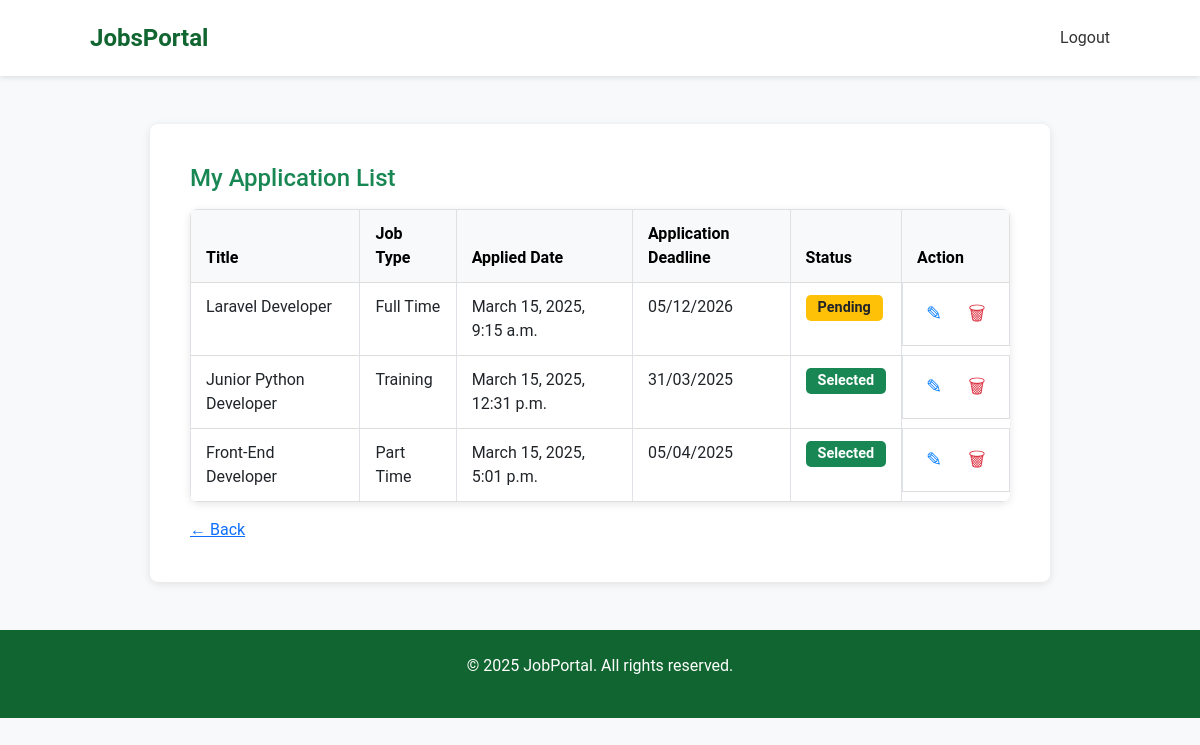
The page /myapplications/ (signed in) on the database as committed earlier.
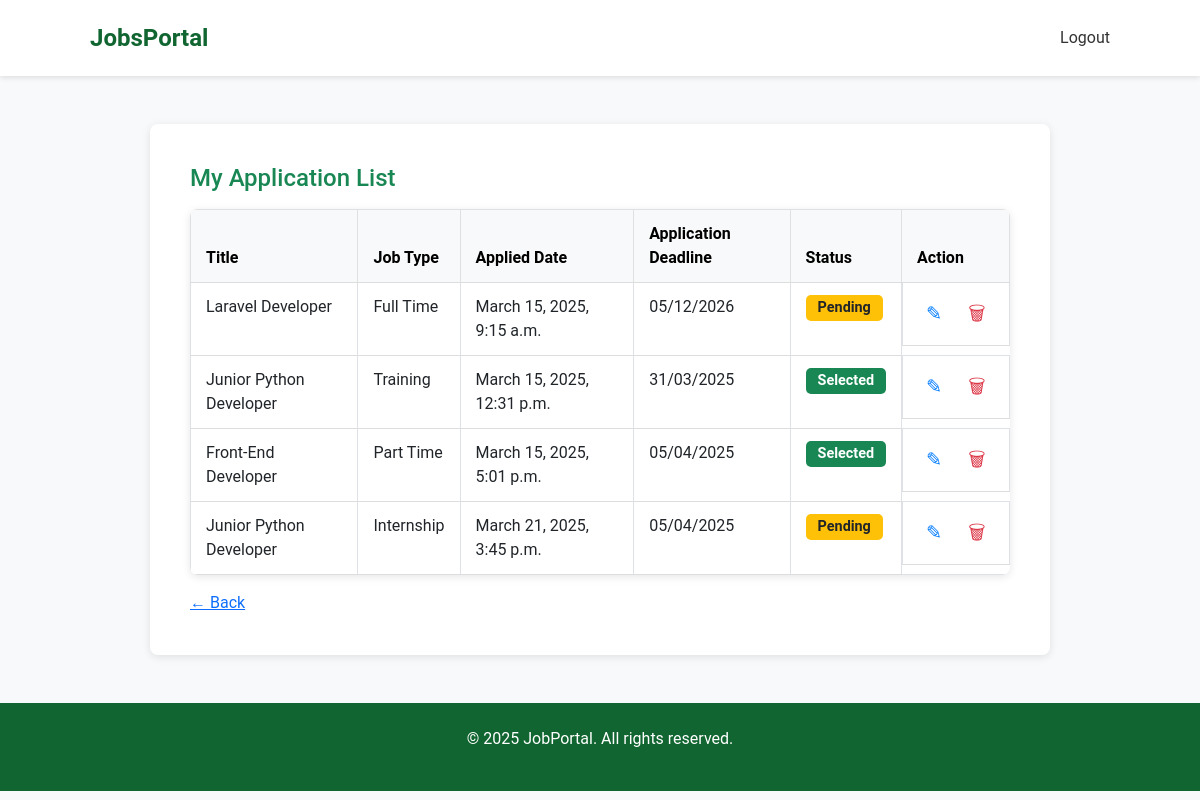
The same page on the database as committed later.
### jobs/models.py (models this page shows, shortened)
class Application(models.Model):
    STATUS_CHOICES = [
        ('pending', 'Pending'),
        ('selected', 'Selected'),
        ('rejected', 'Rejected'),
    ]
    job = models.ForeignKey(Job, on_delete=models.CASCADE)
    job_seeker = models.ForeignKey(User, on_delete=models.CASCADE, limit_choices_to={'user_type': 'job_seeker'})
    applicant_fullname = models.CharField(max_length=255 , blank=True,null=True)
    qualification = models.CharField(max_length=100, default="Bachelor")
    experience = models.TextField(default="Fresher")
    profile_photo = models.ImageField(upload_to='profile_photos/', blank=True, null=True)
    skills = models.TextField(blank=True,null=True)
    email = models.EmailField(blank=True,null=True)
    phone = models.CharField(max_length=15,blank=True,null=True)
    cover_letter = models.FileField(upload_to='cover_letters/', blank=True, null=True)
    applied_at = models.DateTimeField(auto_now_add=True)
    status = models.CharField(max_length=10, choices=STATUS_CHOICES, default='pending')

class Job(models.Model):
    employer = models.ForeignKey(User, on_delete=models.CASCADE, limit_choices_to={'user_type': 'employer'})
    company_name = models.CharField(max_length=255, blank=True, null=True)
    company_website = models.URLField(blank=True, null=True)
    job_title = models.CharField(max_length=200,null=True,blank=True)
    description = models.TextField()
    required_skills = models.TextField(blank=True, null=True)
    location = models.CharField(max_length=100)
    salary_range = models.CharField(max_length=100,null=True,blank=True)
    category = models.ForeignKey(JobCategory, on_delete=models.SET_NULL, null=True, blank=True)
    job_type = models.ForeignKey(JobType, on_delete=models.SET_NULL, null=True, blank=True)
    minimum_qualification = models.CharField(max_length=100, default="Bachelor")
    experience_level = models.CharField(max_length=100,default="Fresher")
    application_deadline = models.DateField(null=True,blank=True)
    posted_at = models.DateTimeField(auto_now_add=True)

class JobType(models.Model):
    name = models.CharField(max_length=50, unique=True)
    def __str__(self):
        return self.name

### jobs/views.py (the view)
# urls.py: path('myapplications/',jobseekerapplications),
@login_required
def jobseekerapplications(request):
    applications = Application.objects.filter(job_seeker=request.user)
    return render(request, 'myapplication.html', {'applications': applications})

### jobs/templates/myapplication.html
{% extends 'base.html' %}
{% load static %}
{% block content %}
<div class="custom-container mt-4">
        <div class="card-body">
            <h4 class="mb-3 text-success">My Application List</h4>
            <table class="table table-bordered">
                <thead class="table-light">
                    <tr>
                        <th>Title</th>
                        <th>Job Type</th>
                        <th>Applied Date</th>
                        <th>Application Deadline</th>
                        <th>Status</th>
                        <th>Action</th>
                    </tr>
                </thead>
                <tbody>
                    {% for application in applications %}
                    <tr>
                        <td>{{ application.job.job_title }}</td>
                        <td>{{ application.job.job_type }}</td>
                        <td>{{ application.applied_at }}</td>
                        <td>{{ application.job.application_deadline|date:"d/m/Y" }}</td>
                        <td>
                            {% if application.status == 'Pending' %}
                                <span class="badge bg-warning text-dark">Pending</span>
                            {% elif application.status == 'selected' %}
                                <span class="badge bg-success">Selected</span>
                            {% elif application.status == 'rejected' %}
                                <span class="badge bg-danger">Rejected</span>
                            {% else %}
                                <span class="badge bg-secondary">Unknown</span>
                            {% endif %}
                        </td>
                      <td class="action-icons">
                            <a href="/editapplication/{{application.id}}" class="edit-icon" title="Edit">&#9998;</a>
                            <a href="/deleteapplication/{{application.id}}" class="delete-icon" title="Delete">&#128465;</a>
                        </td>
                    </tr>
                    {% empty %}
                    <tr>
                        <td colspan="6" class="text-center text-muted">No job applications found.</td>
                    </tr>
                    {% endfor %}
                </tbody>
            </table>
            <a href="/alljobs/" class="custom-back-btn">← Back</a>
        </div>
</div>
{% endblock %}

Rows that differ between the two databases and show on the page:
added Application: job.job_title "Junior Python Developer", job.job_type "Internship", applied_at "March 21, 2025, 3:45 p.m.", job.application_deadline "05/04/2025", status "Pending"
